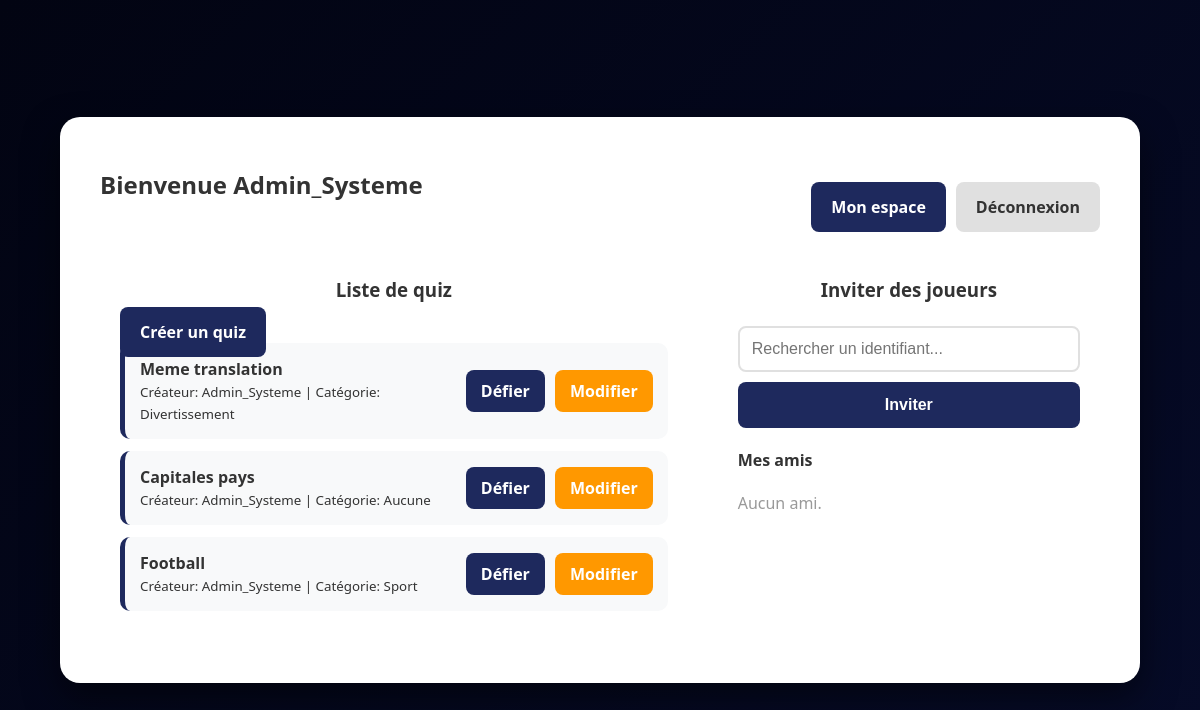
The app's page /index.php (signed in) with its own data.
### tables this page shows
CREATE TABLE IF NOT EXISTS `quiz` (
  `id` int NOT NULL AUTO_INCREMENT,
  `titre` varchar(50) NOT NULL,
  `categorie` enum('Aucune','Sport','Culture générale','Divertissement') NOT NULL,
  `difficulte` int DEFAULT NULL,
  `idutilisateur` int NOT NULL,
  PRIMARY KEY (`id`),
  KEY `idutilisateur` (`idutilisateur`)
);

CREATE TABLE IF NOT EXISTS `utilisateur` (
  `id` int NOT NULL AUTO_INCREMENT,
  `identifiant` varchar(25) NOT NULL,
  `mdp` varchar(255) NOT NULL,
  PRIMARY KEY (`id`)
);

### index.php (the view, shortened to what this page needs)
<?php
require 'config.php';
$my_id = $_SESSION['user_id'];
$quiz_list = $pdo->query("
    SELECT q.*, u.identifiant
    FROM quiz q
    JOIN utilisateur u ON q.idutilisateur = u.id
    ORDER BY q.id DESC
")->fetchAll();
$amis_stmt = $pdo->prepare("
    SELECT u.id, u.identifiant
    FROM amis a
    JOIN utilisateur u
    ON (a.idutilisateur1 = u.id OR a.idutilisateur2 = u.id)
    WHERE (a.idutilisateur1 = ? OR a.idutilisateur2 = ?)
    AND u.id != ?
");
$amis_stmt->execute([$my_id, $my_id, $my_id]);
$mes_amis = $amis_stmt->fetchAll();
?>
<!DOCTYPE html>
<html lang="fr">
<head>
    <link rel="stylesheet" href="style.css">
</head>
<body>
<div class="container" style="max-width: 1100px;">
    <header style="display:flex; justify-content:space-between; align-items:center; margin-bottom:25px;">
        <h2>Bienvenue <?= htmlspecialchars($_SESSION['username'] ?? 'Joueur') ?></h2>
        <div style="display:flex; gap:10px; align-items:center;">
            <a href="profil.php" class="btn">Mon espace</a>
            <a href="deconnexion.php" class="btn btn-secondary">Déconnexion</a>
        </div>
    </header>
    <div class="split-layout">
        <div class="column" style="flex: 1.6;">
            <h3>Liste de quiz</h3>
            <a href="creer_quiz.php" class="btn" style="margin-bottom:20px;">Créer un quiz</a>
            <?php if (empty($quiz_list)): ?>
                <p style="color:#666;">Aucun quiz disponible.</p>
            <?php else: ?>
                <?php foreach ($quiz_list as $q): ?>
                    <div class="item-card">
                        <div>
                            <strong><?= htmlspecialchars($q['titre']) ?></strong><br>
                            <small>
                                Créateur: <?= htmlspecialchars($q['identifiant']) ?> |
                                Catégorie: <?= htmlspecialchars($q['categorie']) ?>
                            </small>
                        </div>
                        <div style="display:flex; gap:10px;">
                            <a href="jouer.php?id=<?= $q['id'] ?>" class="btn" style="margin:0; padding:10px 15px;">
                                Défier
                            </a>
                            <?php if ($q['idutilisateur'] == $my_id): ?>
                                <a href="modifier_quiz.php?id=<?= $q['id'] ?>"
                                   class="btn"
                                   style="margin:0; padding:10px 15px; background:#ff9800;">
                                    Modifier
                                </a>
                            <?php endif; ?>
                        </div>
                    </div>
                <?php endforeach; ?>
            <?php endif; ?>
        </div>
        <div class="column">
            <h3>Inviter des joueurs</h3>
            <form method="POST" style="margin-bottom:20px;">
                <input type="text" name="nom_ami" placeholder="Rechercher un identifiant..." required>
                <button type="submit" name="envoyer_demande" class="btn" style="margin-top:10px;">
                    Inviter
                </button>
            </form>
            <h4>Mes amis</h4>
            <?php if (empty($mes_amis)): ?>
                <p style="color:#999;">Aucun ami.</p>
            <?php endif; ?>
        </div>
    </div>
</div>
</body>
</html>

### style.css (style rules this page uses)
:root { --primary-color: #060b28; --secondary-color: #1e295d; --bg-gradient: linear-gradient(135deg, #020412 0%, #060b28 100%); --text-dark: #333333; --red-kahoot: #e21b3c; --blue-kahoot: #1368ce; --yellow-kahoot: #d89e00; --green-kahoot: #26890c; }
body { font-family: 'Segoe UI', Tahoma, Geneva, Verdana, sans-serif; background: var(--bg-gradient); margin: 0; padding: 0; display: flex; justify-content: center; align-items: center; min-height: 100vh; color: #ffffff; }
.container { background: #ffffff; color: var(--text-dark); padding: 40px; border-radius: 20px; box-shadow: 0 15px 35px rgba(0, 0, 0, 0.5); width: 90%; max-width: 1050px; box-sizing: border-box; }
h1, h2, h3 { margin-top: 0; font-weight: 700; text-align: center; }
form { display: flex; flex-direction: column; text-align: left; }
input[type="text"], input[type="password"], input[type="number"], select { padding: 12px; margin-top: 5px; border: 2px solid #e0e0e0; border-radius: 8px; font-size: 16px; }
.btn { background-color: #1e295d; color: white; padding: 14px 20px; border: none; border-radius: 8px; font-size: 16px; font-weight: bold; cursor: pointer; margin-top: 25px; text-decoration: none; text-align: center; }
.btn-secondary { background-color: #e0e0e0; color: var(--text-dark); }
.item-card { display: flex; justify-content: space-between; align-items: center; background: #f8f9fa; padding: 15px; border-radius: 10px; margin-bottom: 12px; border-left: 5px solid var(--secondary-color); text-align: left; color: var(--text-dark); }
.split-layout { display: flex; gap: 30px; text-align: left; margin-top: 20px; }
.column { flex: 1; background: #ffffff; padding: 20px; border-radius: 10px; }

### records on screen
quiz: titre "Meme translation", idutilisateur.identifiant "Admin_Systeme", categorie "Divertissement"
quiz: titre "Capitales pays", idutilisateur.identifiant "Admin_Systeme", categorie "Aucune"
quiz: titre "Football", idutilisateur.identifiant "Admin_Systeme", categorie "Sport"

### other values on screen
$_SESSION['username'] "Admin_Systeme"
